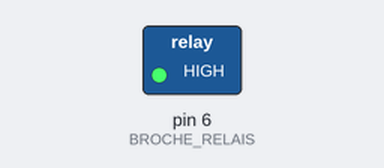
Bench run of a sketch on a simulated Arduino Uno, built with avr-gcc and run on an emulated ATmega328P. Parts: switched loads named in the sketch (green lamp = pin HIGH).

Above: at 1.0 s.
At 3.0 s:
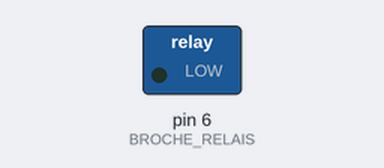
Timing chart, 0 to 5.2 s (numbered marks = the images above):
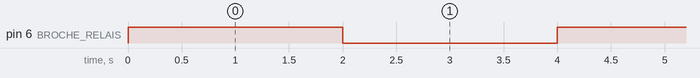

Measured:
- by itself, pin 6 (BROCHE_RELAIS): alternates HIGH for 2.0 s and LOW for 2.0 s

The sketch:

02_relais.ino
```cpp
// Déclare la broche numérique reliée au relais Grove.
const int BROCHE_RELAIS = 6;

// La fonction setup s'exécute une seule fois au démarrage.
void setup() {
  // Configure la broche du relais comme une sortie.
  pinMode(BROCHE_RELAIS, OUTPUT);

  // Place immédiatement le relais dans son état de repos.
  digitalWrite(BROCHE_RELAIS, LOW);
}

// La fonction loop s'exécute continuellement.
void loop() {
  // Active le relais pendant deux secondes pour le test.
  digitalWrite(BROCHE_RELAIS, HIGH);

  // Maintient l'état actif pendant deux secondes.
  delay(2000);

  // Désactive le relais.
  digitalWrite(BROCHE_RELAIS, LOW);

  // Maintient l'état de repos pendant deux secondes.
  delay(2000);
}
```
